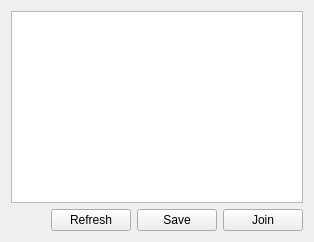
                            <widget class="QWidget" name="tab_2">
                             <attribute name="title">
                              <string>Master Server</string>
                             </attribute>
                             <layout class="QVBoxLayout" name="verticalLayout_23">
                              <item>
                               <widget class="QListWidget" name="MasterServerList"/>
                              </item>
                              <item>
                               <layout class="QHBoxLayout" name="horizontalLayout_18">
                                <item>
                                 <spacer name="horizontalSpacer_6">
                                  <property name="orientation">
                                   <enum>Qt::Horizontal</enum>
                                  </property>
                                  <property name="sizeHint" stdset="0">
                                   <size>
                                    <width>40</width>
                                    <height>20</height>
                                   </size>
                                  </property>
                                 </spacer>
                                </item>
                                <item>
                                 <widget class="QPushButton" name="RefreshButton">
                                  <property name="text">
                                   <string>Refresh</string>
                                  </property>
                                 </widget>
                                </item>
                                <item>
                                 <widget class="QPushButton" name="SaveMSButton">
                                  <property name="text">
                                   <string>Save</string>
                                  </property>
                                 </widget>
                                </item>
                                <item>
                                 <widget class="QPushButton" name="JoinMasterServerButton">
                                  <property name="text">
                                   <string>Join</string>
                                  </property>
                                 </widget>
                                </item>
                               </layout>
                              </item>
                             </layout>
                            </widget>
